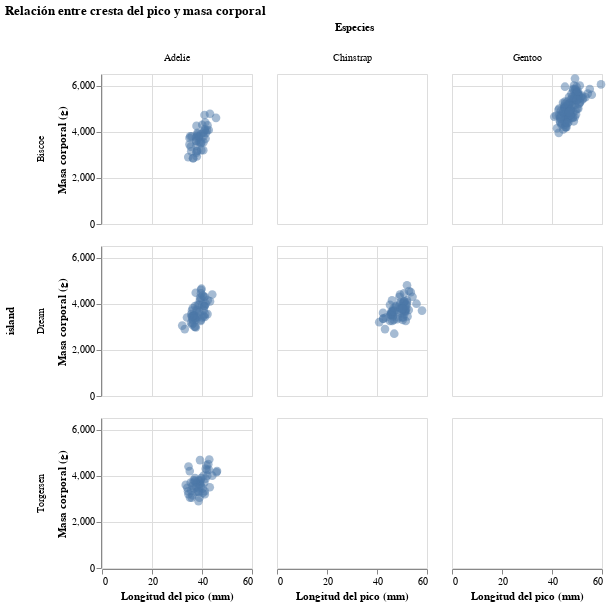

Notebook source saved alongside this figure:
### Code cell
alt.Chart(data).mark_circle(size = 75, fillOpacity = 0.5).encode(
    x = alt.X('culmen_length_mm:Q', title = 'Longitud del pico (mm)'),
    y = alt.Y('body_mass_g:Q', title = 'Masa corporal (g)'),
    column = alt.Column('species:N', title = 'Especies'),
    row = alt.Row('island:N')
).properties(
    title = "Relación entre cresta del pico y masa corporal",
    height = 150,
    width = 150,
)

### Figure 1 — Vega-Lite specification as saved in the notebook (floating-point values rounded to 4 significant figures; data arrays with more than 128 entries replaced by an {"elided": "..."} marker saying what was removed)
{"config": {"view": {"continuousWidth": 400, "continuousHeight": 300}}, "data": {"name": "data-9d6b39cc0fec26cfe745a26361892b99"}, "mark": {"type": "circle", "fillOpacity": 0.5, "size": 75}, "encoding": {"column": {"type": "nominal", "field": "species", "title": "Especies"}, "row": {"type": "nominal", "field": "island"}, "x": {"type": "quantitative", "field": "culmen_length_mm", "title": "Longitud del pico (mm)"}, "y": {"type": "quantitative", "field": "body_mass_g", "title": "Masa corporal (g)"}}, "height": 150, "title": "Relación entre cresta del pico y masa corporal", "width": 150, "$schema": "https://vega.github.io/schema/vega-lite/v4.8.1.json", "datasets": {"data-9d6b39cc0fec26cfe745a26361892b99": {"elided": "344 records"}}}
